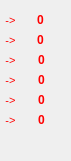
   <widget class="QFrame" name="frame_ls">
    <property name="geometry">
     <rect>
      <x>275</x>
      <y>22</y>
      <width>71</width>
      <height>161</height>
     </rect>
    </property>
    <property name="palette">
     <palette>
      <active>
       <colorrole role="WindowText">
        <brush brushstyle="SolidPattern">
         <color alpha="255">
          <red>255</red>
          <green>0</green>
          <blue>0</blue>
         </color>
        </brush>
       </colorrole>
      </active>
      <inactive>
       <colorrole role="WindowText">
        <brush brushstyle="SolidPattern">
         <color alpha="255">
          <red>255</red>
          <green>0</green>
          <blue>0</blue>
         </color>
        </brush>
       </colorrole>
      </inactive>
      <disabled>
       <colorrole role="WindowText">
        <brush brushstyle="SolidPattern">
         <color alpha="255">
          <red>255</red>
          <green>170</green>
          <blue>0</blue>
         </color>
        </brush>
       </colorrole>
      </disabled>
     </palette>
    </property>
    <widget class="QLabel" name="l_note_0">
     <property name="geometry">
      <rect>
       <x>20</x>
       <y>10</y>
       <width>41</width>
       <height>20</height>
      </rect>
     </property>
     <property name="font">
      <font>
       <weight>75</weight>
       <bold>true</bold>
      </font>
     </property>
     <property name="text">
      <string>0</string>
     </property>
     <property name="alignment">
      <set>Qt::AlignCenter</set>
     </property>
    </widget>
    <widget class="QLabel" name="l_note_1">
     <property name="geometry">
      <rect>
       <x>20</x>
       <y>30</y>
       <width>41</width>
       <height>20</height>
      </rect>
     </property>
     <property name="font">
      <font>
       <weight>75</weight>
       <bold>true</bold>
      </font>
     </property>
     <property name="text">
      <string>0</string>
     </property>
     <property name="alignment">
      <set>Qt::AlignCenter</set>
     </property>
    </widget>
    <widget class="QLabel" name="l_note_2">
     <property name="geometry">
      <rect>
       <x>21</x>
       <y>50</y>
       <width>41</width>
       <height>20</height>
      </rect>
     </property>
     <property name="font">
      <font>
       <weight>75</weight>
       <bold>true</bold>
      </font>
     </property>
     <property name="text">
      <string>0</string>
     </property>
     <property name="alignment">
      <set>Qt::AlignCenter</set>
     </property>
    </widget>
    <widget class="QLabel" name="l_note_3">
     <property name="geometry">
      <rect>
       <x>21</x>
       <y>70</y>
       <width>41</width>
       <height>20</height>
      </rect>
     </property>
     <property name="font">
      <font>
       <weight>75</weight>
       <bold>true</bold>
      </font>
     </property>
     <property name="text">
      <string>0</string>
     </property>
     <property name="alignment">
      <set>Qt::AlignCenter</set>
     </property>
    </widget>
    <widget class="QLabel" name="l_note_4">
     <property name="geometry">
      <rect>
       <x>21</x>
       <y>90</y>
       <width>41</width>
       <height>20</height>
      </rect>
     </property>
     <property name="font">
      <font>
       <weight>75</weight>
       <bold>true</bold>
      </font>
     </property>
     <property name="text">
      <string>0</string>
     </property>
     <property name="alignment">
      <set>Qt::AlignCenter</set>
     </property>
    </widget>
    <widget class="QLabel" name="l_note_5">
     <property name="geometry">
      <rect>
       <x>21</x>
       <y>110</y>
       <width>41</width>
       <height>20</height>
      </rect>
     </property>
     <property name="font">
      <font>
       <weight>75</weight>
       <bold>true</bold>
      </font>
     </property>
     <property name="text">
      <string>0</string>
     </property>
     <property name="alignment">
      <set>Qt::AlignCenter</set>
     </property>
    </widget>
    <widget class="QLabel" name="l_note_6">
     <property name="geometry">
      <rect>
       <x>-10</x>
       <y>10</y>
       <width>41</width>
       <height>20</height>
      </rect>
     </property>
     <property name="font">
      <font>
       <pointsize>8</pointsize>
      </font>
     </property>
     <property name="text">
      <string>-&gt;</string>
     </property>
     <property name="alignment">
      <set>Qt::AlignCenter</set>
     </property>
    </widget>
    <widget class="QLabel" name="l_note_7">
     <property name="geometry">
      <rect>
       <x>-10</x>
       <y>30</y>
       <width>41</width>
       <height>20</height>
      </rect>
     </property>
     <property name="font">
      <font>
       <pointsize>8</pointsize>
      </font>
     </property>
     <property name="text">
      <string>-&gt;</string>
     </property>
     <property name="alignment">
      <set>Qt::AlignCenter</set>
     </property>
    </widget>
    <widget class="QLabel" name="l_note_8">
     <property name="geometry">
      <rect>
       <x>-10</x>
       <y>50</y>
       <width>41</width>
       <height>20</height>
      </rect>
     </property>
     <property name="font">
      <font>
       <pointsize>8</pointsize>
      </font>
     </property>
     <property name="text">
      <string>-&gt;</string>
     </property>
     <property name="alignment">
      <set>Qt::AlignCenter</set>
     </property>
    </widget>
    <widget class="QLabel" name="l_note_9">
     <property name="geometry">
      <rect>
       <x>-10</x>
       <y>70</y>
       <width>41</width>
       <height>20</height>
      </rect>
     </property>
     <property name="font">
      <font>
       <pointsize>8</pointsize>
      </font>
     </property>
     <property name="text">
      <string>-&gt;</string>
     </property>
     <property name="alignment">
      <set>Qt::AlignCenter</set>
     </property>
    </widget>
    <widget class="QLabel" name="l_note_10">
     <property name="geometry">
      <rect>
       <x>-10</x>
       <y>90</y>
       <width>41</width>
       <height>20</height>
      </rect>
     </property>
     <property name="font">
      <font>
       <pointsize>8</pointsize>
      </font>
     </property>
     <property name="text">
      <string>-&gt;</string>
     </property>
     <property name="alignment">
      <set>Qt::AlignCenter</set>
     </property>
    </widget>
    <widget class="QLabel" name="l_note_11">
     <property name="geometry">
      <rect>
       <x>-10</x>
       <y>110</y>
       <width>41</width>
       <height>20</height>
      </rect>
     </property>
     <property name="font">
      <font>
       <pointsize>8</pointsize>
      </font>
     </property>
     <property name="text">
      <string>-&gt;</string>
     </property>
     <property name="alignment">
      <set>Qt::AlignCenter</set>
     </property>
    </widget>
   </widget>
